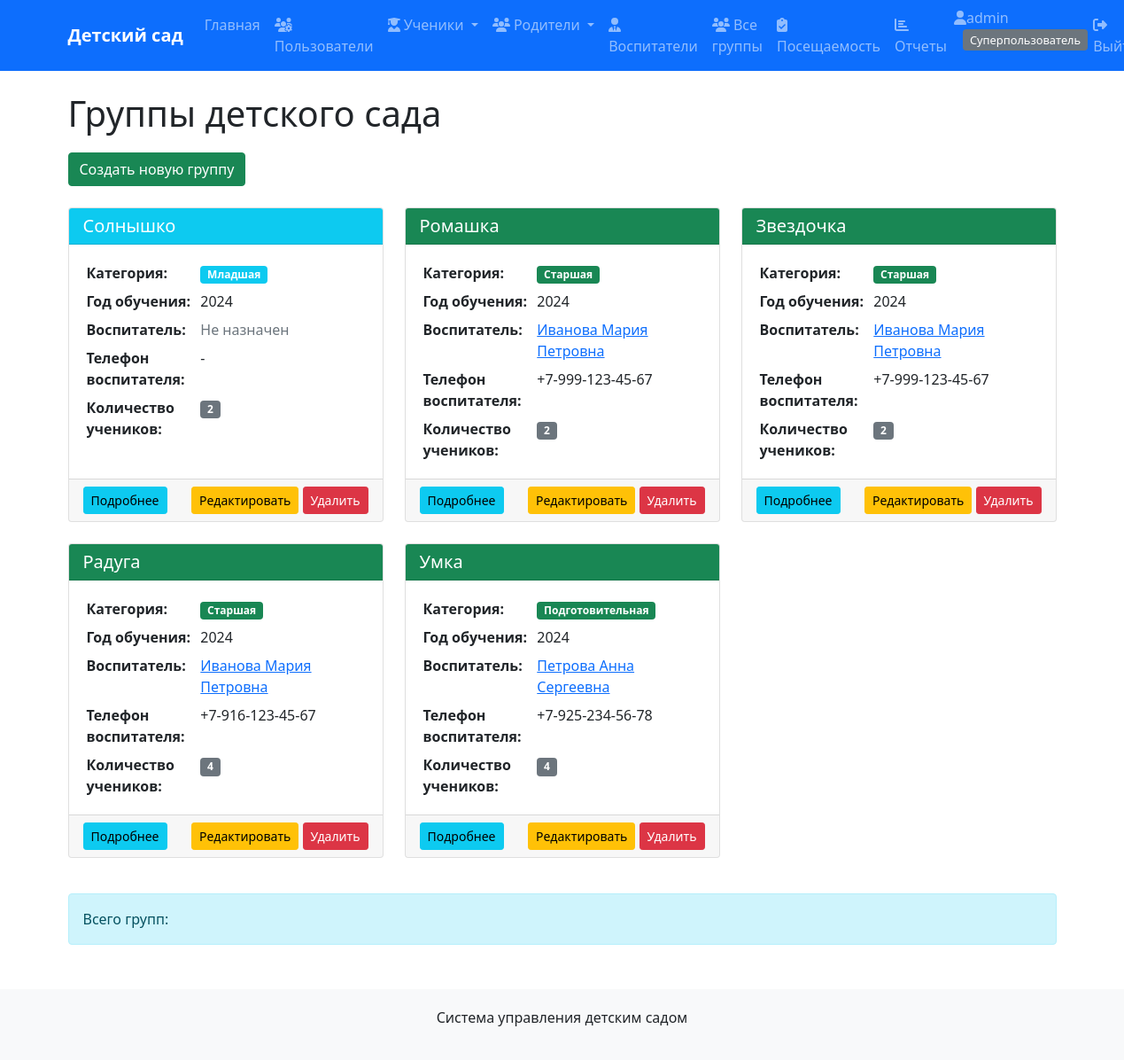
The app's page /groups/ (signed in) with its own data.
### kindergarten/models.py (models this page shows, shortened)
class Group(models.Model):
    CATEGORY_CHOICES = [
        ('Младшая', 'Младшая (2-3 года)'),
        ('Средняя', 'Средняя (3-4 года)'),
        ('Старшая', 'Старшая (4-5 лет)'),
        ('Подготовительная', 'Подготовительная (5-7 лет)'),
    ]
    MAX_STUDENTS = 30  # Максимальная наполняемость группы
    group_id = models.AutoField(primary_key=True)
    group_name = models.CharField(max_length=50, unique=True, verbose_name='Название группы', db_index=True)
    group_category = models.CharField(max_length=20, choices=CATEGORY_CHOICES,
                                     verbose_name='Возрастная категория', db_index=True)
    group_year = models.IntegerField(verbose_name='Год обучения', default=2024, db_index=True)
    teacher = models.ForeignKey(Teacher, on_delete=models.SET_NULL, null=True,
                               blank=True, verbose_name='Воспитатель')
    room_number = models.CharField(max_length=10, verbose_name='Номер кабинета',
                                  default='101')
    max_capacity = models.IntegerField(verbose_name='Максимальная наполняемость',
                                      default=MAX_STUDENTS)
    def current_students_count(self):
        return self.student_set.count()
    def available_places(self):
        return self.max_capacity - self.current_students_count()
    def is_full(self):
        return self.current_students_count() >= self.max_capacity
    class Meta:
        verbose_name = 'Группа'
        verbose_name_plural = 'Группы'
        indexes = [
            models.Index(fields=['group_category', 'group_year']),
            models.Index(fields=['teacher', 'group_year']),
        ]

class Teacher(models.Model):
    POSITION_CHOICES = [
        ('Младший воспитатель', 'Младший воспитатель'),
        ('Воспитатель', 'Воспитатель'),
        ('Старший воспитатель', 'Старший воспитатель'),
        ('Заведующий', 'Заведующий'),
        ('Методист', 'Методист'),
    ]
    teacher_id = models.AutoField(primary_key=True)
    teacher_fio = models.CharField(max_length=100, verbose_name='ФИО воспитателя', db_index=True)
    teacher_position = models.CharField(max_length=50, choices=POSITION_CHOICES,
                                       default='Воспитатель', verbose_name='Должность', db_index=True)
    teacher_number = models.CharField(max_length=20, verbose_name='Номер телефона')
    user = models.OneToOneField(User, on_delete=models.CASCADE, null=True, blank=True,
                               related_name='teacher_profile')
    class Meta:
        verbose_name = 'Воспитатель'
        verbose_name_plural = 'Воспитатели'
        indexes = [
            models.Index(fields=['teacher_fio', 'teacher_position']),
        ]

### kindergarten/views.py (the view, shortened to what this page needs)
# urls.py: path('groups/', views.group_list, name='group_list'),
@login_required
@user_passes_test(is_teacher_director_or_superuser, login_url='home')
def group_list(request):
    if request.user.groups.filter(name='Воспитатели').exists() and hasattr(request.user, 'teacher_profile'):
        teacher = request.user.teacher_profile
        groups = Group.objects.filter(teacher=teacher).select_related('teacher')
    elif request.user.groups.filter(name='Заведующие').exists() or request.user.is_superuser:
        groups = Group.objects.all().select_related('teacher')
    for group in groups:
        group.current_count = group.current_students_count()
        group.available = group.available_places()
        group.is_full_flag = group.is_full()
    return render(request, 'kindergarten/group_list.html', {
        'groups': groups,
        'max_capacity': Group.MAX_STUDENTS,
    })

### kindergarten/views.py (called while the page is built)
def is_teacher_director_or_superuser(user):
    return (
        user.groups.filter(name='Воспитатели').exists() or
        user.groups.filter(name='Заведующие').exists() or
        user.is_superuser
    )

### kindergarten/templates/kindergarten/group_list.html (shortened to what this page needs)
{% extends 'kindergarten/base.html' %}
{% block content %}
<h1>Группы детского сада</h1>
<div class="action-buttons mb-4">
    <a href="{% url 'group_create' %}" class="btn btn-success">
         Создать новую группу
    </a>
</div>
{% if groups %}
<div class="row">
    {% for group in groups %}
    <div class="col-md-6 col-lg-4 mb-4">
        <div class="card h-100">
            <div class="card-header
                {% if group.group_category == 'Младшая' %}bg-info text-white
                {% elif group.group_category == 'Средняя' %}bg-primary text-white
                {% else %}bg-success text-white{% endif %}">
                <h5 class="card-title mb-0">{{ group.group_name }}</h5>
            </div>
            <div class="card-body">
                <table class="table table-sm table-borderless mb-0">
                    <tr>
                        <th width="40%">Категория:</th>
                        <td>
                            <span class="badge
                                {% if group.group_category == 'Младшая' %}bg-info
                                {% elif group.group_category == 'Средняя' %}bg-primary
                                {% else %}bg-success{% endif %}">
                                {{ group.group_category }}
                            </span>
                        </td>
                    </tr>
                    <tr>
                        <th>Год обучения:</th>
                        <td>{{ group.group_year }}</td>
                    </tr>
                    <tr>
                        <th>Воспитатель:</th>
                        <td>
                            {% if group.teacher %}
                            <a href="{% url 'teacher_detail' group.teacher.pk %}">
                                {{ group.teacher.teacher_fio }}
                            </a>
                            {% else %}
                            <span class="text-muted">Не назначен</span>
                            {% endif %}
                        </td>
                    </tr>
                    <tr>
                        <th>Телефон воспитателя:</th>
                        <td>{{ group.teacher.teacher_number|default:"-" }}</td>
                    </tr>
                    <tr>
                        <th>Количество учеников:</th>
                        <td>
                            {% with students_count=group.student_set.count %}
                            <span class="badge bg-secondary">{{ students_count }}</span>
                            {% endwith %}
                        </td>
                    </tr>
                </table>
            </div>
            <div class="card-footer">
                <div class="d-flex justify-content-between">
                    <a href="{% url 'group_detail' group.pk %}" class="btn btn-sm btn-info">
                         Подробнее
                    </a>
                    {% if user.groups.all.0.name == 'Заведующие' or user.is_superuser %}
                    <div>
                        <a href="{% url 'group_edit' group.pk %}" class="btn btn-sm btn-warning">Редактировать</a>
                        <a href="{% url 'group_delete' group.pk %}" class="btn btn-sm btn-danger">Удалить</a>
                    </div>
                    {% endif %}
                </div>
            </div>
        </div>
    </div>
    {% endfor %}
</div>
<div class="alert alert-info mt-3">
    Всего групп: <strong>{{ groups_count }}</strong>
</div>
{% else %}
<div class="alert alert-warning">
    <h4>Нет данных</h4>
    <p>В базе данных нет групп. Создайте первую группу.</p>
    <a href="{% url 'group_create' %}" class="btn btn-primary">Создать группу</a>
</div>
{% endif %}
{% endblock %}

### kindergarten/templates/kindergarten/base.html (shortened to what this page needs)
<!DOCTYPE html>
<html lang="ru">
<head>
    <link href="https://cdn.jsdelivr.net/npm/bootstrap@5.1.3/dist/css/bootstrap.min.css" rel="stylesheet">
</head>
<body>
    <nav class="navbar navbar-expand-lg navbar-dark bg-primary">
        <div class="container">
            <a class="navbar-brand" href="{% url 'home' %}">Детский сад</a>
            <div class="collapse navbar-collapse" id="navbarNav">
                <ul class="navbar-nav me-auto">
                    <li class="nav-item">
                        <a class="nav-link" href="{% url 'home' %}">Главная</a>
                    </li>
                    {% if user.is_authenticated %}
                        {% if user.groups.all.0.name == 'Родители' %}
                            {% if user.parent_profile %}
                                <li class="nav-item">
                                    <a class="nav-link" href="{% url 'parent_detail' user.parent_profile.pk %}">
                                        <i class="fas fa-user"></i> Мой профиль
                                    </a>
                                </li>
                                {% with children=user.parent_profile.studentparent_set.all %}
                                    {% if children %}
                                        <li class="nav-item">
                                            <a class="nav-link" href="{% url 'student_detail' children.0.student.pk %}">
                                                <i class="fas fa-child"></i> Мой ребенок
                                            </a>
                                        </li>
                                        <li class="nav-item">
                                            <a class="nav-link" href="{% url 'group_detail' children.0.student.group.pk %}">
                                                <i class="fas fa-users"></i> Группа ребенка
                                            </a>
                                        </li>
                                    {% endif %}
                                {% endwith %}
                            {% endif %}
                        {% elif user.is_superuser %}
                            <li class="nav-item">
                                <a class="nav-link" href="{% url 'user_management' %}">
                                    <i class="fas fa-users-cog"></i> Пользователи
                                </a>
                            </li>
                            <li class="nav-item dropdown">
                                <a class="nav-link dropdown-toggle" href="#" id="studentsDropdown" role="button" data-bs-toggle="dropdown">
                                    <i class="fas fa-user-graduate"></i> Ученики
                                </a>
                            </li>
                            <li class="nav-item dropdown">
                                <a class="nav-link dropdown-toggle" href="#" id="parentsDropdown" role="button" data-bs-toggle="dropdown">
                                    <i class="fas fa-users"></i> Родители
                                </a>
                            </li>
                            <li class="nav-item">
                                <a class="nav-link" href="{% url 'teacher_list' %}">
                                    <i class="fas fa-user-tie"></i> Воспитатели
                                </a>
                            </li>
                            <li class="nav-item">
                                <a class="nav-link" href="{% url 'group_list' %}">
                                    <i class="fas fa-users"></i> Все группы
                                </a>
                            </li>
                            <li class="nav-item">
                                <a class="nav-link" href="{% url 'attendance_list' %}">
                                    <i class="fas fa-clipboard-check"></i> Посещаемость
                                </a>
                            </li>
                        {% endif %}
                        <li class="nav-item">
                            <a class="nav-link" href="{% url 'reports_dashboard' %}">
                                <i class="fas fa-chart-bar"></i> Отчеты
                            </a>
                        </li>
                    {% endif %}
                </ul>
                <ul class="navbar-nav">
                    {% if user.is_authenticated %}
                        <li class="nav-item">
                            <span class="navbar-text me-3">
                                <i class="fas fa-user"></i>{{ user.username }}
                                <span class="user-role">
                                    {% if user.groups.all.0.name == 'Родители' %}
                                        Родитель
                                    {% elif user.groups.all.0.name == 'Воспитатели' %}
                                        Воспитатель
                                    {% elif user.groups.all.0.name == 'Заведующие' %}
                                        Администратор
                                    {% elif user.is_superuser %}
                                        Суперпользователь
                                    {% endif %}
                                </span>
                            </span>
                        </li>
                        <li class="nav-item">
                            <a class="nav-link" href="{% url 'logout' %}">
                                <i class="fas fa-sign-out-alt"></i> Выйти
                            </a>
                        </li>
                    {% endif %}
                </ul>
            </div>
        </div>
    </nav>
    <div class="container mt-4">
        {% block content %}{% endblock %}
    </div>
    <footer class="footer">
        <div class="container text-center">
            <p>Система управления детским садом</p>
        </div>
    </footer>
</body>
</html>

### kindergarten/templates/kindergarten/base.html (style rules this page uses)
.navbar-brand { font-weight: bold; }
.footer { margin-top: 50px; padding: 20px; background-color: #f8f9fa; }
.action-buttons { display: flex; gap: 10px; flex-wrap: wrap; margin: 20px 0; }
.user-role { background-color: #6c757d; color: white; padding: 3px 8px; border-radius: 4px; font-size: 0.8em; margin-left: 10px; }

### records on screen
Group: group_name "Солнышко", group_category "Младшая", group_year "2024", shows "Не назначен", teacher.teacher_number "-", student_set.count "2"
Group: group_name "Ромашка", group_category "Старшая", group_year "2024", teacher.teacher_fio "Иванова Мария Петровна", teacher.teacher_number "+7-999-123-45-67", student_set.count "2"
Group: group_name "Звездочка", group_category "Старшая", group_year "2024", teacher.teacher_fio "Иванова Мария Петровна", teacher.teacher_number "+7-999-123-45-67", student_set.count "2"
Group: group_name "Радуга", group_category "Старшая", group_year "2024", teacher.teacher_fio "Иванова Мария Петровна", teacher.teacher_number "+7-916-123-45-67", student_set.count "4"
Group: group_name "Умка", group_category "Подготовительная", group_year "2024", teacher.teacher_fio "Петрова Анна Сергеевна", teacher.teacher_number "+7-925-234-56-78", student_set.count "4"

### other values on screen
{{ user.username }} "admin"
